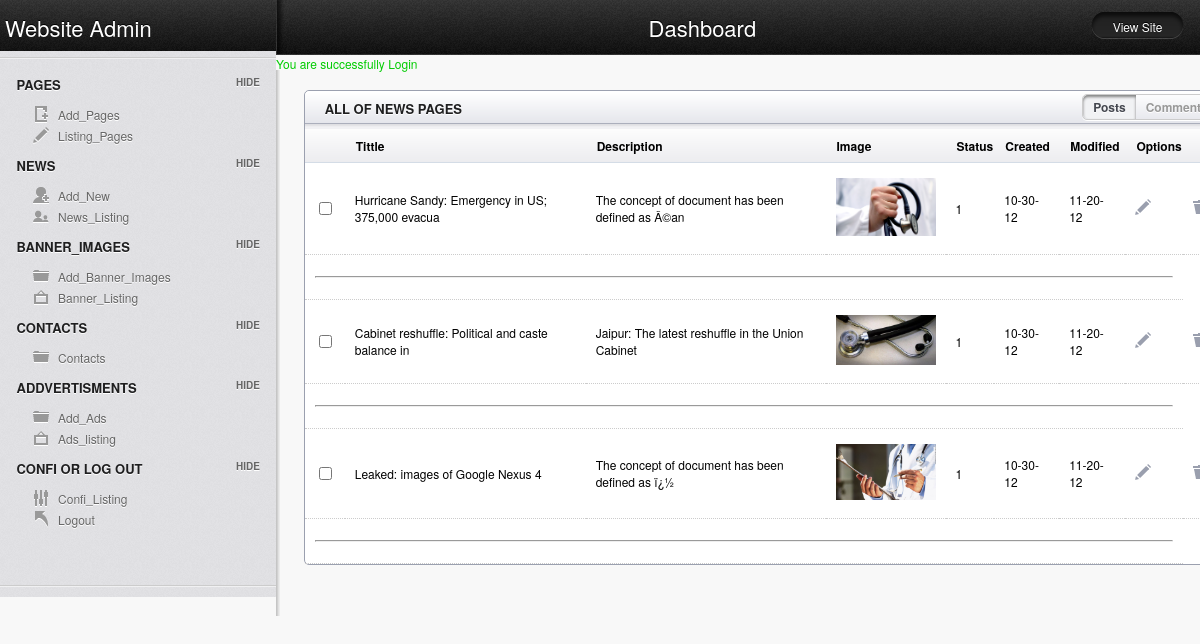
The app's page /admin/news_listings.php (signed in) with its own data.
### tables this page shows
CREATE TABLE IF NOT EXISTS `news` (
  `id` int(11) NOT NULL AUTO_INCREMENT,
  `tittle` varchar(50) NOT NULL,
  `description` text NOT NULL,
  `image` varchar(255) NOT NULL,
  `status` enum('0','1') NOT NULL,
  `created` varchar(50) NOT NULL,
  `modified` varchar(50) NOT NULL,
  PRIMARY KEY (`id`)
);

### admin/news_listings.php (the view, shortened to what this page needs)
<!doctype html>
<html lang="en">
<head>
	<link href="all_one.css" rel="stylesheet">
	<link rel="stylesheet" href="css/layout.css" type="text/css" media="screen" />
</head>
<body>
<?php include("admin_header.php");?>
	<?php include("admin_left.php");?>
	<?php
$sql="select * from news";
$my=mysql_query($sql);
?><span class="msg"><?php echo $_SESSION['message'];
?></span>
	<section id="main" class="column">
		<article class="module width_3_quarter">
		<header><h3 class="tabs_involved">All Of News Pages</h3>
		<ul class="tabs">
   			<li><a href="#tab1">Posts</a></li>
    		<li><a href="#tab2">Comments</a></li>
		</ul>
		</header>
<div class="tab_container">
			<div id="tab1" class="tab_content">
			<table class="tablesorter" cellspacing="0">
			<thead>
				<tr>
   					<th></th>
					<th>Tittle</th>
    				<th>Description</th>
    				<th>Image</th>
    				<th>Status</th>
					<th>Created</th>
					<th>Modified</th>
					<th>Options</th>
					<th></th>
				</tr>
			</thead>
			<tbody>
				<tr>  <?php while($fetch=mysql_fetch_assoc($my)){?>
					<td><input type="checkbox"></td>
    				<td><?php echo $fetch['tittle'];?></td>
    				<td><?php echo substr($fetch['description'],0,50);?></td>
    				<td><img src="../news_image/<?php echo $fetch['image'];?>" width="100px" width="100px"/></td>		<td><?php echo $fetch['status'];?></td>
					<td><?php echo $fetch['created'];?></td>
					<td><?php echo $fetch['modified'];?></td>
					<td><a href="news_update.php?id=<?php echo $fetch['id'];?>"><input type="image" src="images/icn_edit.png" title="Edit"></a></td>
					<td><a href="news_delete.php?id=<?php echo $fetch['id'];?>"><input type="image" src="images/icn_trash.png" title="Trash"></a></td>
				</tr>
				<tr><td colspan="8"><hr />
		</td></tr>
		<?php
		}
		?> </tbody>
			</table>
			</div>
		</div>
		</article>
		<div class="spacer"></div>
	</section>
</body>
</html>

### admin/all_one.css (style rules this page uses)
.msg { color:#00CC00; }

### admin/css/layout.css (style rules this page uses)
html, div, map, dt, isindex, form, header, aside, section, section, article, footer { display: block; }
html, body { height: 100%; margin: 0; padding: 0; font-family: "Helvetica Neue", Helvetica, Arial, Verdana, sans-serif; background: #F8F8F8; font-size: 12px; }
.spacer { height: 20px; }
a:link, a:visited { color: #77BACE; text-decoration: none; }
section#main { width: 77%; min-height: 500px; background: url(../images/sidebar_shadow.png) repeat-y left top; float: left; margin-top: -2px; }
#main h3 { color: #1F1F20; text-transform: uppercase; text-shadow: 0 1px 0 #fff; font-size: 13px; margin: 8px 20px; }
.module { border: 1px solid #9BA0AF; width: 100%; margin: 20px 3% 0 3%; margin-top: 20px; -webkit-border-radius: 5px; -moz-border-radius: 5px; border-radius: 5px; background: #ffffff; }
#main .module header h3 { display: block; width: 90%; float: left; }
.module header { height: 38px; width: 100%; background: #F1F1F4 url(../images/secondary_bar.png) repeat-x; -webkit-border-top-left-radius: 5px; -webkit-border-top-right-radius: 5px; -moz-border-radius-topleft: 5px; -moz-border-radius-topright: 5px; border-top-left-radius: 5px; border-top-right-radius: 5px; }
.width_3_quarter { width: 100%; margin-right: 0; float: left; }
.tablesorter { width: 100%; margin: -5px 0 0 0; }
.tablesorter td { margin: 0; padding: 0; border-bottom: 1px dotted #ccc; }
.tablesorter thead tr { height: 34px; background: url(../images/table_sorter_header.png) repeat-x; text-align: left; text-indent: 10px; cursor: pointer; }
.tablesorter td { padding: 15px 10px; }
.tablesorter input[type=image] { margin-right: 10px; }
ul.tabs { margin: 3px 10px 0 0; padding: 0; float: right; list-style: none; height: 24px; -webkit-border-radius: 5px; -moz-border-radius: 5px; border-radius: 5px; -webkit-box-shadow: 0 1px 0 #fff; -moz-box-shadow: 0 1px 0 #fff; box-shadow: 0 1px 0 #fff; border: 1px solid #ccc; font-weight: bold; text-shadow: 0 1px 0 #fff; }
ul.tabs li { float: left; margin: 0; padding: 0; line-height: 24px; }
ul.tabs li a { text-decoration: none; color: #999; display: block; padding: 0 10px; height: 24px; }
html ul.tabs li.active a { color: #44474F; }
html ul.tabs li.active, html ul.tabs li.active a:hover { background: #F1F2F4; -webkit-box-shadow: inset 0 2px 3px #818181; -moz-box-shadow: inset 0 2px 3px #818181; box-shadow: inset 0 2px 3px #818181; }
html ul.tabs li:first-child, html ul.tabs li:first-child a { -webkit-border-top-left-radius: 5px; -webkit-border-bottom-left-radius: 5px; -moz-border-radius-topleft: 5px; -moz-border-radius-bottomleft: 5px; border-top-left-radius: 5px; border-bottom-left-radius: 5px; }
html ul.tabs li:last-child, html ul.tabs li:last-child a { -webkit-border-top-right-radius: 5px; -webkit-border-bottom-right-radius: 5px; -moz-border-radius-topright: 5px; -moz-border-radius-bottomright: 5px; border-top-right-radius: 5px; border-bottom-right-radius: 5px; }
#main .module header h3.tabs_involved { display: block; width: 60%; float: left; }

### records on screen
news: tittle "Hurricane Sandy: Emergency in US; 375,000 evacua", description "The concept of document has been defined as Â©an", image (picture), status "1", created "10-30-12", modified "11-20-12"
news: tittle "Cabinet reshuffle: Political and caste balance in", description "Jaipur: The latest reshuffle in the Union Cabinet", image (picture), status "1", created "10-30-12", modified "11-20-12"
news: tittle "Leaked: images of Google Nexus 4", description "The concept of document has been defined as ï¿½", image (picture), status "1", created "10-30-12", modified "11-20-12"

### other values on screen
$_SESSION['message'] "You are successfully Login"
